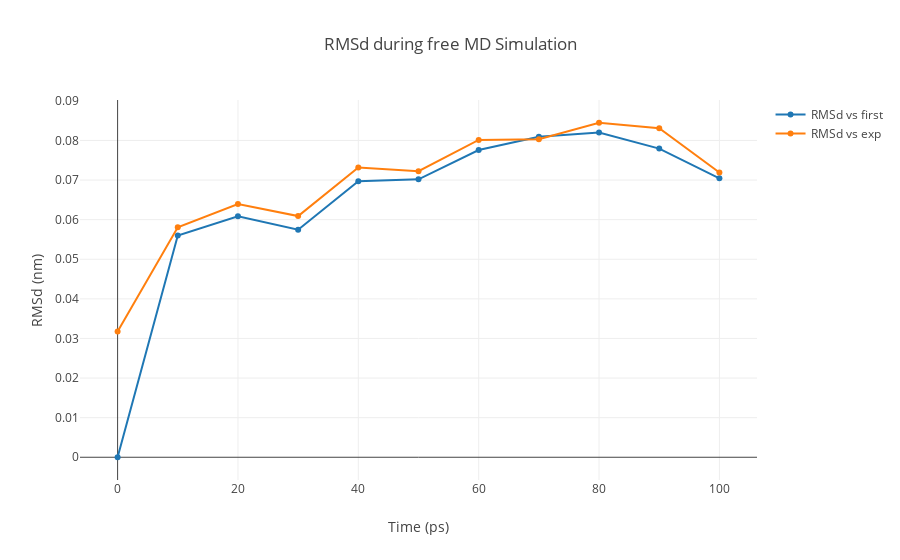

Source (notebook cell):
### Code cell
import plotly
import plotly.graph_objs as go

# Read RMS vs first snapshot data from file 
with open(output_rms_first,'r') as rms_first_file:
    x,y = map(
        list,
        zip(*[
            (float(line.split()[0]),float(line.split()[1]))
            for line in rms_first_file 
            if not line.startswith(("#","@")) 
        ])
    )

# Read RMS vs experimental structure data from file 
with open(output_rms_exp,'r') as rms_exp_file:
    x2,y2 = map(
        list,
        zip(*[
            (float(line.split()[0]),float(line.split()[1]))
            for line in rms_exp_file
            if not line.startswith(("#","@")) 
        ])
    )
    
trace1 = go.Scatter(
    x = x,
    y = y,
    name = 'RMSd vs first'
)

trace2 = go.Scatter(
    x = x,
    y = y2,
    name = 'RMSd vs exp'
)

data = [trace1, trace2]

plotly.offline.init_notebook_mode(connected=True)

plotly.offline.iplot({
    "data": data,
    "layout": go.Layout(title="RMSd during free MD Simulation",
                        xaxis=dict(title = "Time (ps)"),
                        yaxis=dict(title = "RMSd (nm)")
                       )
})

### Figure 1 — Plotly figure (JSON) as saved in the notebook; plotly's stock layout.template omitted (floating-point values rounded to 4 significant figures)
{"data": [{"name": "RMSd vs first", "type": "scatter", "uid": "f019160d-a8d0-4194-b133-4a0a4b826d28", "x": [0, 10, 20, 30, 40, 50, 60, 70, 80, 90, 100], "y": [1e-07, 0.05598, 0.06085, 0.05745, 0.06969, 0.07018, 0.07757, 0.08091, 0.08202, 0.07795, 0.07044]}, {"name": "RMSd vs exp", "type": "scatter", "uid": "09565c78-655d-4995-aa37-340897b4d928", "x": [0, 10, 20, 30, 40, 50, 60, 70, 80, 90, 100], "y": [0.03174, 0.05808, 0.06395, 0.0609, 0.0732, 0.07224, 0.08013, 0.08029, 0.08447, 0.08308, 0.07192]}], "layout": {"title": {"text": "RMSd during free MD Simulation"}, "xaxis": {"title": {"text": "Time (ps)"}}, "yaxis": {"title": {"text": "RMSd (nm)"}}}}
